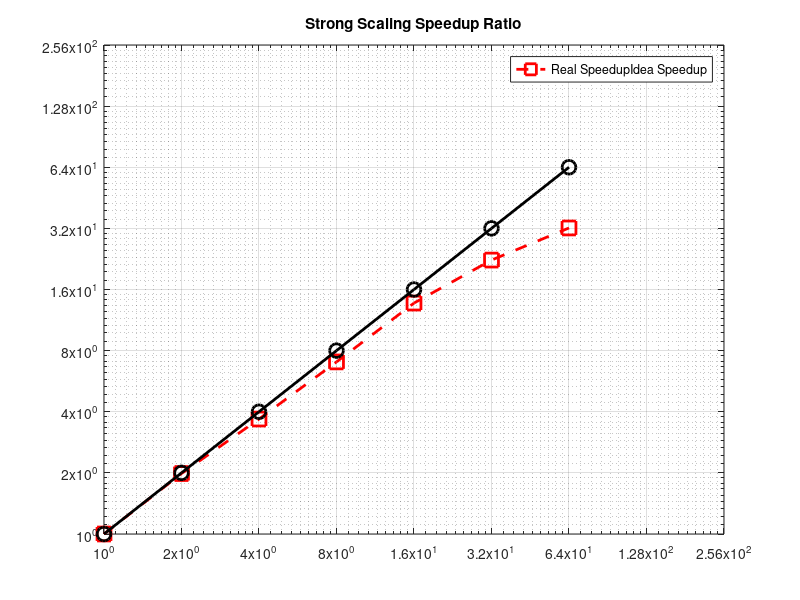
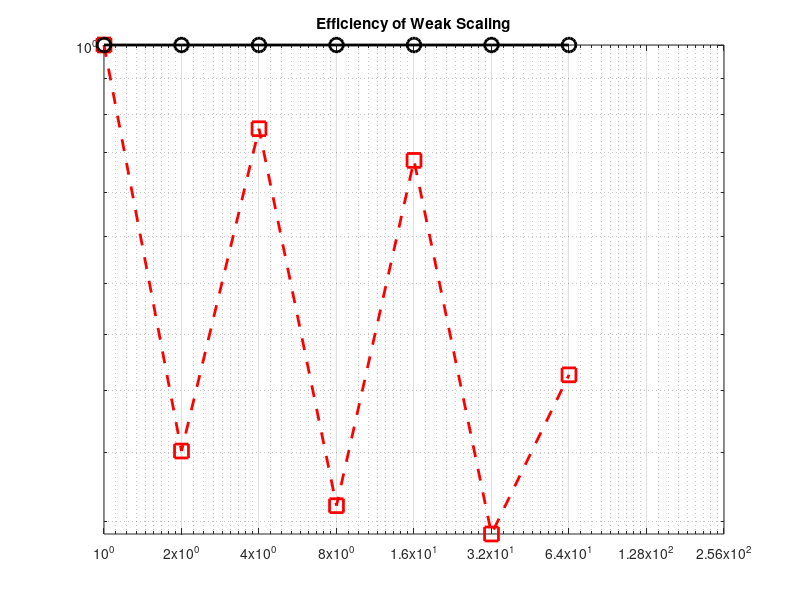

Here is the MATLAB script that generated these plots, in order:

speed = @(v) [v(1)/v(1), v(1)/v(2), v(1)/v(3), v(1)/v(4), v(1)/v(5), v(1)/v(6), v(1)/v(7)];

proc = [1, 2, 4, 8, 16, 32, 64];
speed_weak = @(v) [v(1)/v(1)*proc(1), v(1)/v(2)*proc(2), v(1)/v(3)*proc(3), v(1)/v(4)*proc(4), ...
    v(1)/v(5)*proc(5), v(1)/v(6)*proc(6), v(1)/v(7)*proc(7)];

strong_1024 = [
  4.5803e+06,
  2.30751e+06,
  1.24368e+06,
  650729,
  333912,
  205066,
  142470
];

% strong_1024_omp = [
%   6.60267e+06,
%   2.49456e+06,
%   752795,
%   2.60923e+07
% ];


weak = [
  1249.95,
  4990.25,
  5765.79,
  21907.1,
  24341.2,
  91958.1,
  140261
];

% weak_omp = [
%   2526.58,
%   9866.88,
%   10153.9,
%   39050.5,
%   42244.3,
%   183143,
%   2.59875e+07
% ];

strong_1024 = speed(strong_1024);
% strong_1024_omp = speed(strong_1024_omp);



weak = speed_weak(weak);
% weak_omp = speed_weak(weak_omp);

figure;
loglog(proc, strong_1024, '--gs', 'MarkerSize', 10, 'LineWidth', 2, 'Color', 'r');

hold on;
grid();
% plot(proc, strong_1024_omp, '--gs', 'MarkerSize', 10, 'LineWidth', 2, 'Color', 'b');
loglog(proc, proc, '-o', 'MarkerSize', 10, 'LineWidth', 2, 'Color', 'k');
legend(["Real Speedup", "Idea Speedup"])
title("Strong Scaling Speedup Ratio");

xlim([1,256]);
ylim([1,256]);

xticks([1,2,4,8,16,32,64,128,256,512,1024]);
yticks([1,2,4,8,16,32,64,128,256,512,1024]);
hold off;
saveas(gcf, "StrongNew1.png");

figure;
loglog(proc, weak, '--gs', 'MarkerSize', 10, 'LineWidth', 2, 'Color', 'r');
% loglog(proc, weak_omp, '--gs', 'MarkerSize', 10, 'LineWidth', 2, 'Color', 'b');

hold on;
grid();

loglog(proc, [1, 1, 1, 1, 1, 1, 1], '-o', 'MarkerSize', 10, 'LineWidth', 2, 'Color', 'k');
% legend(["Weak", "With Omp", "Idea"]);

xlim([1,256]);
ylim([0,1]);

xticks([1,2,4,8,16,32,64,128,256,512,1024]);
yticks([1,2,4,8,16,32,64,128,256,512,1024]);

title("Efficiency of Weak Scaling");
hold off;
saveas(gcf, "WeakNew1.png");